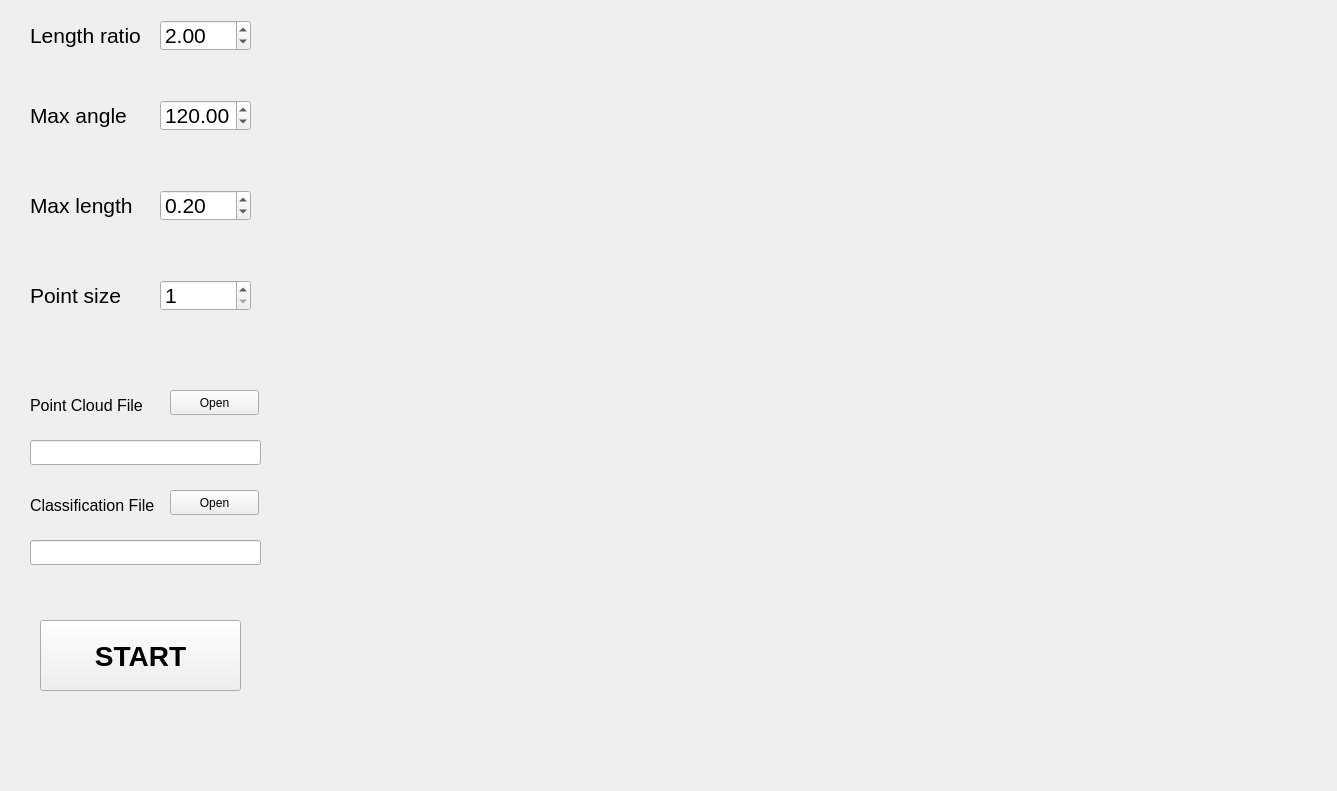
<?xml version="1.0" encoding="UTF-8"?>
<ui version="4.0">
 <class>PCLViewer</class>
 <widget class="QMainWindow" name="PCLViewer">
  <property name="geometry">
   <rect>
    <x>0</x>
    <y>0</y>
    <width>1337</width>
    <height>791</height>
   </rect>
  </property>
  <property name="minimumSize">
   <size>
    <width>0</width>
    <height>0</height>
   </size>
  </property>
  <property name="maximumSize">
   <size>
    <width>5000</width>
    <height>5000</height>
   </size>
  </property>
  <property name="windowTitle">
   <string>PCLViewer</string>
  </property>
  <widget class="QWidget" name="centralwidget">
   <widget class="QVTKWidget" name="visualizer" native="true">
    <property name="geometry">
     <rect>
      <x>300</x>
      <y>10</y>
      <width>1024</width>
      <height>768</height>
     </rect>
    </property>
   </widget>
   <widget class="QLabel" name="label">
    <property name="geometry">
     <rect>
      <x>30</x>
      <y>20</y>
      <width>191</width>
      <height>31</height>
     </rect>
    </property>
    <property name="font">
     <font>
      <pointsize>16</pointsize>
      <weight>50</weight>
      <italic>false</italic>
      <bold>false</bold>
     </font>
    </property>
    <property name="text">
     <string>Length ratio</string>
    </property>
   </widget>
   <widget class="QLabel" name="label_2">
    <property name="geometry">
     <rect>
      <x>30</x>
      <y>100</y>
      <width>191</width>
      <height>31</height>
     </rect>
    </property>
    <property name="font">
     <font>
      <pointsize>16</pointsize>
      <weight>50</weight>
      <italic>false</italic>
      <bold>false</bold>
     </font>
    </property>
    <property name="text">
     <string>Max angle</string>
    </property>
   </widget>
   <widget class="QLabel" name="label_3">
    <property name="geometry">
     <rect>
      <x>30</x>
      <y>190</y>
      <width>191</width>
      <height>31</height>
     </rect>
    </property>
    <property name="font">
     <font>
      <pointsize>16</pointsize>
      <weight>50</weight>
      <italic>false</italic>
      <bold>false</bold>
     </font>
    </property>
    <property name="text">
     <string>Max length</string>
    </property>
   </widget>
   <widget class="QLabel" name="label_4">
    <property name="geometry">
     <rect>
      <x>30</x>
      <y>280</y>
      <width>141</width>
      <height>31</height>
     </rect>
    </property>
    <property name="font">
     <font>
      <pointsize>16</pointsize>
      <weight>50</weight>
      <italic>false</italic>
      <bold>false</bold>
     </font>
    </property>
    <property name="text">
     <string>Point size</string>
    </property>
   </widget>
   <widget class="QPushButton" name="start_button">
    <property name="geometry">
     <rect>
      <x>40</x>
      <y>620</y>
      <width>201</width>
      <height>71</height>
     </rect>
    </property>
    <property name="font">
     <font>
      <pointsize>21</pointsize>
      <weight>75</weight>
      <bold>true</bold>
     </font>
    </property>
    <property name="text">
     <string>START</string>
    </property>
   </widget>
   <widget class="QLabel" name="label_5">
    <property name="geometry">
     <rect>
      <x>30</x>
      <y>390</y>
      <width>151</width>
      <height>31</height>
     </rect>
    </property>
    <property name="font">
     <font>
      <pointsize>12</pointsize>
      <weight>50</weight>
      <italic>false</italic>
      <bold>false</bold>
     </font>
    </property>
    <property name="text">
     <string>Point Cloud File</string>
    </property>
   </widget>
   <widget class="QLabel" name="label_6">
    <property name="geometry">
     <rect>
      <x>30</x>
      <y>490</y>
      <width>151</width>
      <height>31</height>
     </rect>
    </property>
    <property name="font">
     <font>
      <pointsize>12</pointsize>
      <weight>50</weight>
      <italic>false</italic>
      <bold>false</bold>
     </font>
    </property>
    <property name="text">
     <string>Classification File</string>
    </property>
   </widget>
   <widget class="QPushButton" name="pcd_button">
    <property name="geometry">
     <rect>
      <x>170</x>
      <y>390</y>
      <width>89</width>
      <height>25</height>
     </rect>
    </property>
    <property name="text">
     <string>Open</string>
    </property>
   </widget>
   <widget class="QPushButton" name="class_button">
    <property name="geometry">
     <rect>
      <x>170</x>
      <y>490</y>
      <width>89</width>
      <height>25</height>
     </rect>
    </property>
    <property name="text">
     <string>Open</string>
    </property>
   </widget>
   <widget class="QLineEdit" name="path_to_pcd">
    <property name="geometry">
     <rect>
      <x>30</x>
      <y>440</y>
      <width>231</width>
      <height>25</height>
     </rect>
    </property>
    <property name="readOnly">
     <bool>true</bool>
    </property>
   </widget>
   <widget class="QLineEdit" name="path_to_class">
    <property name="geometry">
     <rect>
      <x>30</x>
      <y>540</y>
      <width>231</width>
      <height>25</height>
     </rect>
    </property>
    <property name="readOnly">
     <bool>true</bool>
    </property>
   </widget>
   <widget class="QDoubleSpinBox" name="ratioSpinBox">
    <property name="geometry">
     <rect>
      <x>160</x>
      <y>20</y>
      <width>91</width>
      <height>31</height>
     </rect>
    </property>
    <property name="font">
     <font>
      <pointsize>16</pointsize>
     </font>
    </property>
    <property name="minimum">
     <double>1.000000000000000</double>
    </property>
    <property name="singleStep">
     <double>0.100000000000000</double>
    </property>
    <property name="value">
     <double>2.000000000000000</double>
    </property>
   </widget>
   <widget class="QDoubleSpinBox" name="lengthSpinBox">
    <property name="geometry">
     <rect>
      <x>160</x>
      <y>190</y>
      <width>91</width>
      <height>31</height>
     </rect>
    </property>
    <property name="font">
     <font>
      <pointsize>16</pointsize>
     </font>
    </property>
    <property name="minimum">
     <double>0.050000000000000</double>
    </property>
    <property name="maximum">
     <double>999.990000000000009</double>
    </property>
    <property name="singleStep">
     <double>0.050000000000000</double>
    </property>
    <property name="value">
     <double>0.200000000000000</double>
    </property>
   </widget>
   <widget class="QDoubleSpinBox" name="angleSpinBox">
    <property name="geometry">
     <rect>
      <x>160</x>
      <y>100</y>
      <width>91</width>
      <height>31</height>
     </rect>
    </property>
    <property name="font">
     <font>
      <pointsize>16</pointsize>
     </font>
    </property>
    <property name="minimum">
     <double>100.000000000000000</double>
    </property>
    <property name="maximum">
     <double>180.000000000000000</double>
    </property>
    <property name="value">
     <double>120.000000000000000</double>
    </property>
   </widget>
   <widget class="QSpinBox" name="pointSpinBox">
    <property name="geometry">
     <rect>
      <x>160</x>
      <y>280</y>
      <width>91</width>
      <height>31</height>
     </rect>
    </property>
    <property name="font">
     <font>
      <pointsize>16</pointsize>
     </font>
    </property>
    <property name="minimum">
     <number>1</number>
    </property>
    <property name="maximum">
     <number>10</number>
    </property>
   </widget>
  </widget>
 </widget>
 <customwidgets>
  <customwidget>
   <class>QVTKWidget</class>
   <extends>QWidget</extends>
   <header>QVTKWidget.h</header>
  </customwidget>
 </customwidgets>
 <resources/>
 <connections>
  <connection>
   <sender>ratioSpinBox</sender>
   <signal>valueChanged(double)</signal>
   <receiver>PCLViewer</receiver>
   <slot>ratioSpinBoxValueChanged(double)</slot>
   <hints>
    <hint type="sourcelabel">
     <x>207</x>
     <y>37</y>
    </hint>
    <hint type="destinationlabel">
     <x>431</x>
     <y>917</y>
    </hint>
   </hints>
  </connection>
  <connection>
   <sender>angleSpinBox</sender>
   <signal>valueChanged(double)</signal>
   <receiver>PCLViewer</receiver>
   <slot>angleSpinBoxValueChanged(double)</slot>
   <hints>
    <hint type="sourcelabel">
     <x>178</x>
     <y>117</y>
    </hint>
    <hint type="destinationlabel">
     <x>296</x>
     <y>912</y>
    </hint>
   </hints>
  </connection>
  <connection>
   <sender>lengthSpinBox</sender>
   <signal>valueChanged(double)</signal>
   <receiver>PCLViewer</receiver>
   <slot>lengthSpinBoxValueChanged(double)</slot>
   <hints>
    <hint type="sourcelabel">
     <x>231</x>
     <y>201</y>
    </hint>
    <hint type="destinationlabel">
     <x>299</x>
     <y>962</y>
    </hint>
   </hints>
  </connection>
  <connection>
   <sender>pointSpinBox</sender>
   <signal>valueChanged(int)</signal>
   <receiver>PCLViewer</receiver>
   <slot>pointSpinBoxValueChanged(int)</slot>
   <hints>
    <hint type="sourcelabel">
     <x>196</x>
     <y>293</y>
    </hint>
    <hint type="destinationlabel">
     <x>274</x>
     <y>939</y>
    </hint>
   </hints>
  </connection>
  <connection>
   <sender>class_button</sender>
   <signal>clicked()</signal>
   <receiver>PCLViewer</receiver>
   <slot>classBrowseSlot()</slot>
   <hints>
    <hint type="sourcelabel">
     <x>237</x>
     <y>495</y>
    </hint>
    <hint type="destinationlabel">
     <x>33</x>
     <y>346</y>
    </hint>
   </hints>
  </connection>
  <connection>
   <sender>pcd_button</sender>
   <signal>clicked()</signal>
   <receiver>PCLViewer</receiver>
   <slot>pcdBrowseSlot()</slot>
   <hints>
    <hint type="sourcelabel">
     <x>245</x>
     <y>406</y>
    </hint>
    <hint type="destinationlabel">
     <x>15</x>
     <y>468</y>
    </hint>
   </hints>
  </connection>
  <connection>
   <sender>start_button</sender>
   <signal>clicked()</signal>
   <receiver>PCLViewer</receiver>
   <slot>startSlot()</slot>
   <hints>
    <hint type="sourcelabel">
     <x>91</x>
     <y>672</y>
    </hint>
    <hint type="destinationlabel">
     <x>31</x>
     <y>750</y>
    </hint>
   </hints>
  </connection>
 </connections>
 <slots>
  <slot>pcdBrowseSlot()</slot>
  <slot>startSlot()</slot>
  <slot>ratioSpinBoxValueChanged(double)</slot>
  <slot>angleSpinBoxValueChanged(double)</slot>
  <slot>lengthSpinBoxValueChanged(double)</slot>
  <slot>pointSpinBoxValueChanged(int)</slot>
  <slot>classBrowseSlot()</slot>
 </slots>
</ui>
